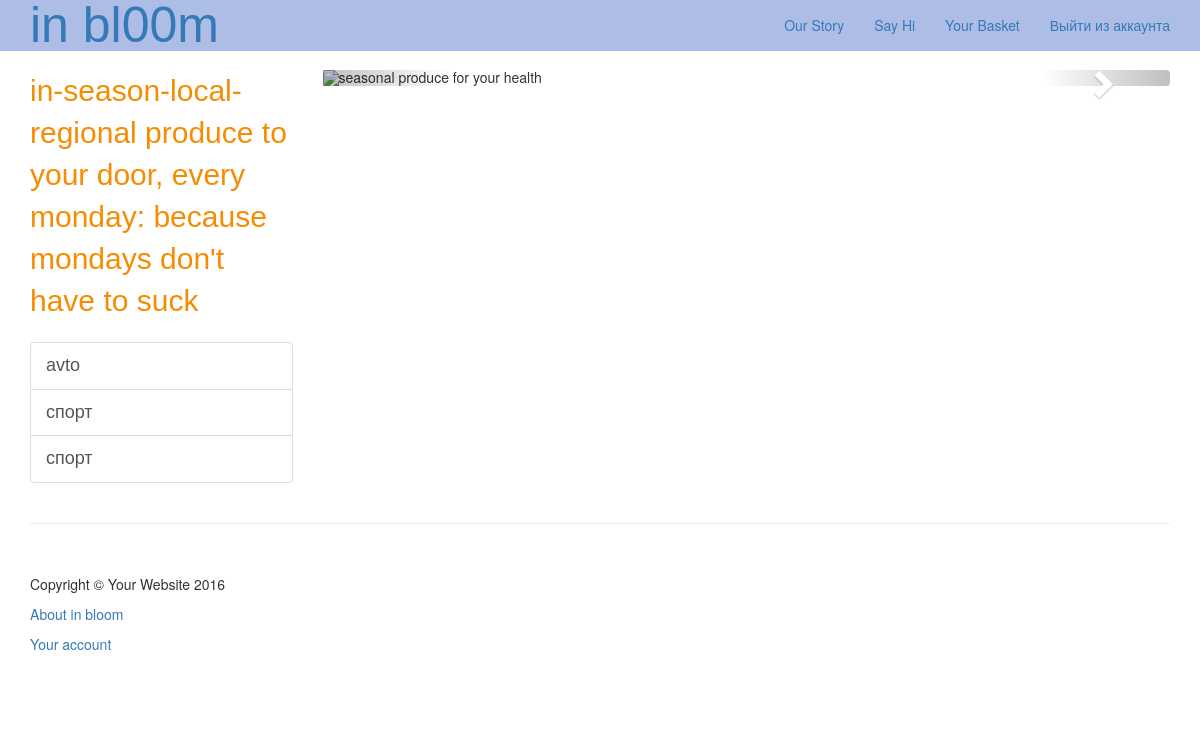
The app's page / (signed in), older data.
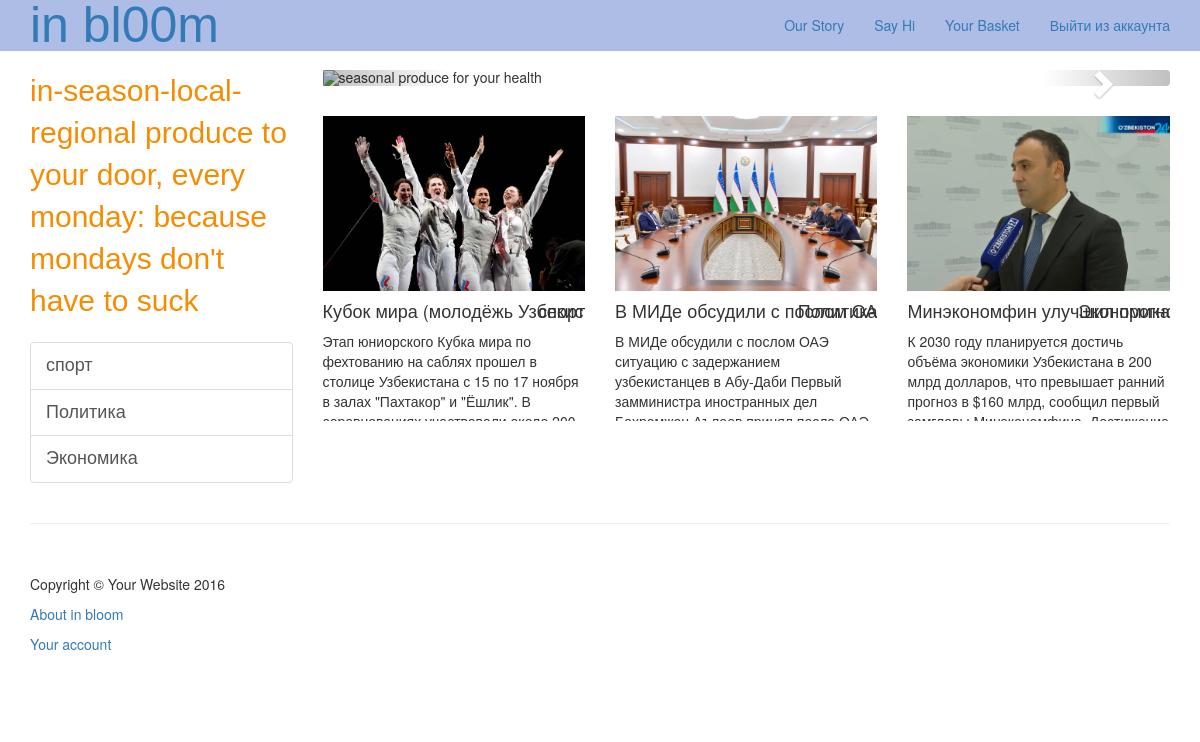
The same page, newer data.
### news_app/models.py (models this page shows, shortened)
class CategoryNews(models.Model):
    category_name = models.CharField(max_length=100)
    created_at = models.DateTimeField(auto_now_add=True)
    def __str__(self):
        return self.category_name
    class Meta:
        verbose_name = "Category"
        verbose_name_plural = "Categories"

class New(models.Model):
    new_name = models.CharField(max_length=55)
    new_descr = models.TextField()
    new_image = models.FileField(upload_to="new_image")
    new_category = models.ForeignKey(CategoryNews, on_delete=models.CASCADE)
    created_at = models.DateTimeField(auto_now_add=True)
    class Meta:
        verbose_name = "New"
        verbose_name_plural = "News"

### news_app/views.py (the view)
# urls.py: path('', views.home_page, name='home'),
def home_page(request):
    try:
        if request.user.is_authenticated:
            news = New.objects.all()
            categories = CategoryNews.objects.all()
            context = {'news': news, 'categories': categories}
            return render(request, 'index.html', context)
    except:
        return redirect('about')

### news_app/templates/index.html (shortened to what this page needs)
{% load static %}
<!DOCTYPE html>
<html lang="en" >
<head>
  <link rel='stylesheet' href='https://maxcdn.bootstrapcdn.com/bootstrap/3.3.5/css/bootstrap.min.css'>
<link rel='stylesheet' href='https://github.com/BlackrockDigital/startbootstrap-shop-homepage/blob/gh-pages/css/shop-homepage.css'>
<link rel="stylesheet" href="{% static 'style.css' %}">
</head>
<body>
    <nav class="navbar navbar-fixed-top" role="navigation">
        <div class="container">
            <div class="navbar-header">
                <a class="navbar-brand" href="#">in bl00m</a>
            </div>
            <div class="collapse navbar-collapse" id="bs-example-navbar-collapse-1">
                <ul class="nav navbar-nav navbar-right">
                    <li>
                        <a href="#"> </i>Our Story</a>
                    </li>
                    <li>
                        <a href="#"> Say Hi</a>
                    </li>
                    <li id="cart" onclick="cartFunction()"><a href="#">  Your Basket</a></li>
                    <li><a href="{% url 'logout' %}">Выйти из аккаунта</a></li>
                </ul>
            </div>
        </div>
    </nav>
    <div class="container">
        <div class="row">
            <div class="col-md-3">
                <p class="lead">in-season-local-regional produce to your door, every monday: because mondays don't have to suck</p>
                <div class="list-group">
                {% for category in categories %}
                <a href="/category/{{ category.id }}" class="list-group-item">{{category.category_name}}</a>
                {% endfor %}
                </div>
            </div>
            <div class="col-md-9">
                <div class="row carousel-holder">
                    <div class="col-md-12">
                        <div id="carousel-example-generic" class="carousel slide" data-ride="carousel">
                            <ol class="carousel-indicators">
                            </ol>
                            <div class="carousel-inner">
                                <div class="item active">
                                    <img class="slide-image" src="https://github.com/tesslynne/Bloom-Ecommerce-Fruit/blob/master/images/inbloom.jpg?raw=true" alt="seasonal produce for your health">
                                </div>
                            </div>
                            <a class="left carousel-control" href="#carousel-example-generic" data-slide="prev">
                            </a>
                            <a class="right carousel-control" href="#carousel-example-generic" data-slide="next">
                                <span class="glyphicon glyphicon-chevron-right"></span>
                            </a>
                        </div>
                    </div>
                 </div>
        <div class="row">
            <div id="fruits">
                {% for new in news %}
<div class="col-sm-4 col-lg-4 col-md-4">
    <div class="produce fruitType0thumbnail">
        <img src="{{ new.new_image.url }}" class="img-responsive">
    </div>
    <div class="caption">
        <h4 class="pull-right">{{ new.new_category }}</h4>
        <h4 class="h4">{{ new.new_name }}</h4>
        <p>{{ new.new_descr }}</p>
    </div>
</div>
                {% endfor %}
            </div>
        </div>
                </div>
            </div>
    </div>
    <div class="container">
        <hr>
        <footer>
            <div class="row">
                <div class="col-lg-12">
                    <p>Copyright &copy; Your Website 2016</p>
                    <p><a href="#">About in bloom</a></p>
                    <p><a href="#">Your account</a></p>
                </div>
            </div>
        </footer>
    </div>
</body>
</html>

### static/style.css (style rules this page uses)
.navbar { background-color: #AEBDE6; }
.navbar-brand { font-family: "Shadows Into Light", sans-serif, cursive; font-size: 50px; }
.lead { font-family: "Shadows Into Light", sans-serif, cursive; font-size: 30px; color: #F68C01; }
.list-group-item { font-size: 18px; font-family: "Shadows Into Light", sans-serif, cursive; }
body { padding-top: 70px; }
.slide-image { width: 100%; }
.carousel-holder { margin-bottom: 30px; }
.carousel-control, .item { border-radius: 4px; }
.caption { height: 130px; overflow: hidden; }
.caption h4 { white-space: nowrap; }
footer { margin: 50px 0; }

Row changes from the older to the newer data that the page shows:
removed CategoryNews: category_name "avto"
removed CategoryNews: category_name "спорт"
added CategoryNews: category_name "Политика"
added CategoryNews: category_name "Экономика"
added New: new_image (picture), new_category "спорт", new_name "Кубок мира (молодёжь…", new_descr "Этап юниорского Кубка мира по фехтованию на саблях прошел в столице Узбекистана с 15 по 17 ноября в залах \"Пахтакор\" и \"Ёшлик\". В…"
added New: new_image (picture), new_category "Политика", new_name "В МИДе обсудили с послом…", new_descr "В МИДе обсудили с послом ОАЭ ситуацию с задержанием узбекистанцев в Абу-Даби Первый замминистра иностранных дел…"
added New: new_image (picture), new_category "Экономика", new_name "Минэкономфин улучшил…", new_descr "К 2030 году планируется достичь объёма экономики Узбекистана в 200 млрд долларов, что превышает ранний прогноз в $160 млрд, сообщил первый…"
